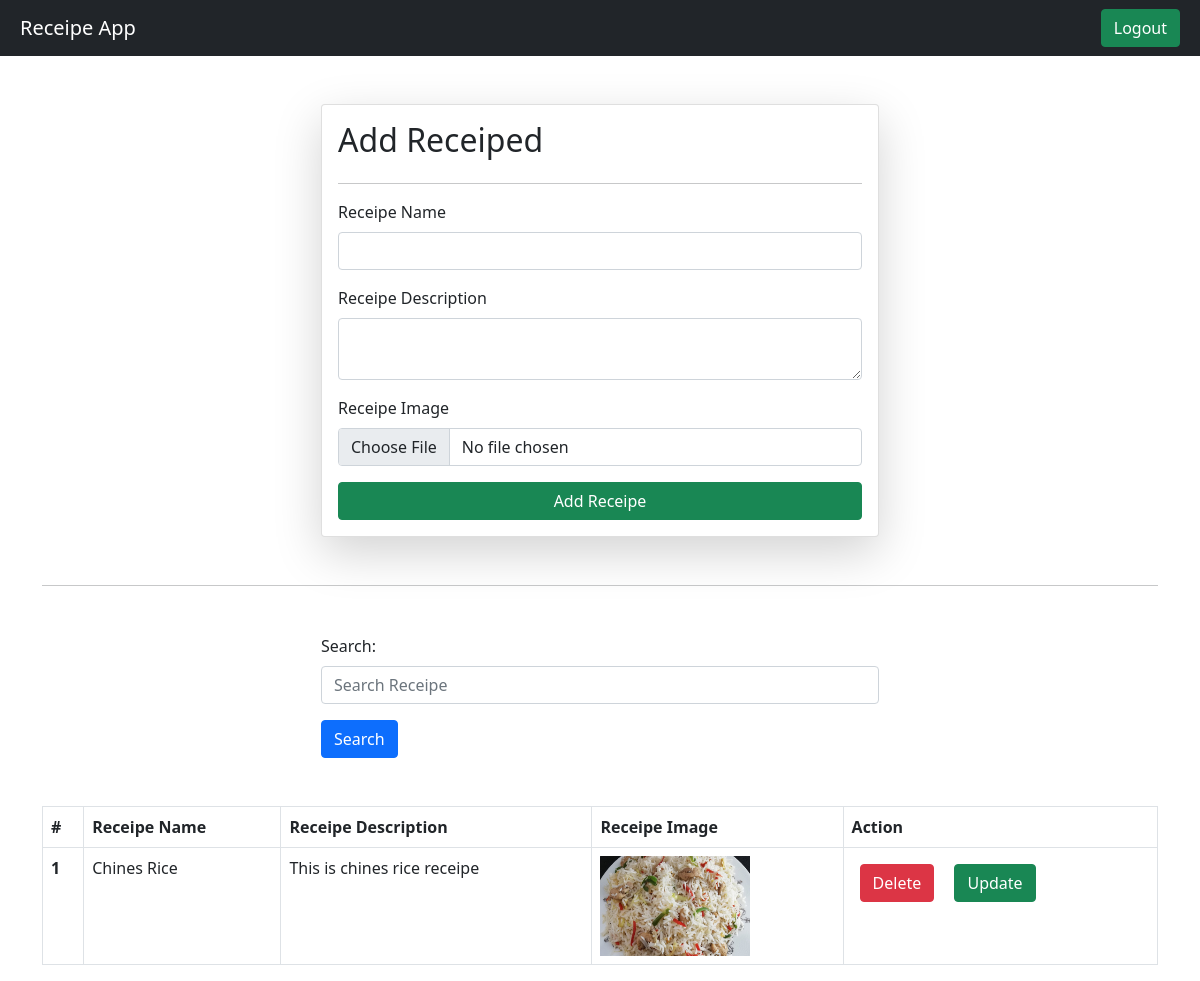
/receipe/create/ (signed in), run on the app's committed database.
### vege/models.py (models this page shows)
class Receipe(models.Model):
    user = models.ForeignKey(User, on_delete = models.SET_NULL, null = True, blank = True)
    receipe_name = models.CharField(max_length=100)
    receipe_description = models.TextField()
    receipe_image = models.ImageField(upload_to='receipe')
    receipe_view_count = models.IntegerField(default=1)

### vege/views.py (the view, shortened to what this page needs)
# urls.py: path('receipe/create/', create, name='createReceipe'),
@login_required(login_url = "/login/")
def create(request):
    query_set = Receipe.objects.all()
    if request.GET.get('search'):
        query_set = Receipe.objects.filter(receipe_name__icontains = request.GET.get('search'))
    context = {'receipes' : query_set}
    return render(request, 'create.html', context)

### vege/templates/create.html (shortened to what this page needs)
{% extends "base.html" %}
{% block start %}
    <div class="container mt-5">
        <form method="post" enctype="multipart/form-data" class="card shadow-lg col-6 mx-auto p-3">
            <h2>Add Receiped</h2>
            <hr>
            <div class="mb-3">
                <label for="exampleInputEmail1" class="form-label">Receipe Name</label>
                <input type="text" name='receipe_name' class="form-control" required>
            </div>
            <div class="mb-3">
                <label for="exampleInputPassword1" class="form-label">Receipe Description</label>
                <textarea name='receipe_description' class="form-control" required></textarea>
            </div>
            <div class="mb-3">
                <label for="exampleInputPassword1" class="form-label">Receipe Image</label>
                <input type="file" name='receipe_image' class="form-control" accept="image/*">
            </div>
            <button type="submit" class="btn btn-success">Add Receipe</button>
        </form>
        <hr class="my-5">
            <div class="mx-auto col-6">
                <form>
                    <div class="mb-3">
                        <label for="exampleInputEmail1" class="form-label">Search:</label>
                        <input type="text" name='search' class="form-control" placeholder="Search Receipe">
                    </div>
                    <button type="submit" class="btn btn-primary">Search</button>
                </form>
            </div>
        <table class="table table-bordered mt-5">
            <thead>
                <tr>
                    <th scope="col">#</th>
                    <th scope="col">Receipe Name</th>
                    <th scope="col">Receipe Description</th>
                    <th scope="col">Receipe Image</th>
                    <th>Action</th>
                </tr>
            </thead>
            <tbody>
                {% for receipe in receipes %}
                    <tr>
                        <th scope="row">{{ forloop.counter }}</th>
                        <td>{{ receipe.receipe_name }}</td>
                        <td>{{ receipe.receipe_description }}</td>
                        <td><img src="/media/{{ receipe.receipe_image }}" style="height: 100px; width: 150px;"></td>
                        <td>
                            <a href="/receipe/delete/{{ receipe.id }}" class="btn btn-danger m-2">Delete</a>
                            <a href="/receipe/update/{{ receipe.id }}" class="btn btn-success m-2">Update</a>
                        </td>
                    </tr>
                {% endfor %}
            </tbody>
          </table>
    </div>
{% endblock%}

### data on the page
Receipe: receipe_name "Chines Rice", receipe_description "This is chines rice receipe", receipe_image (placeholder picture)
